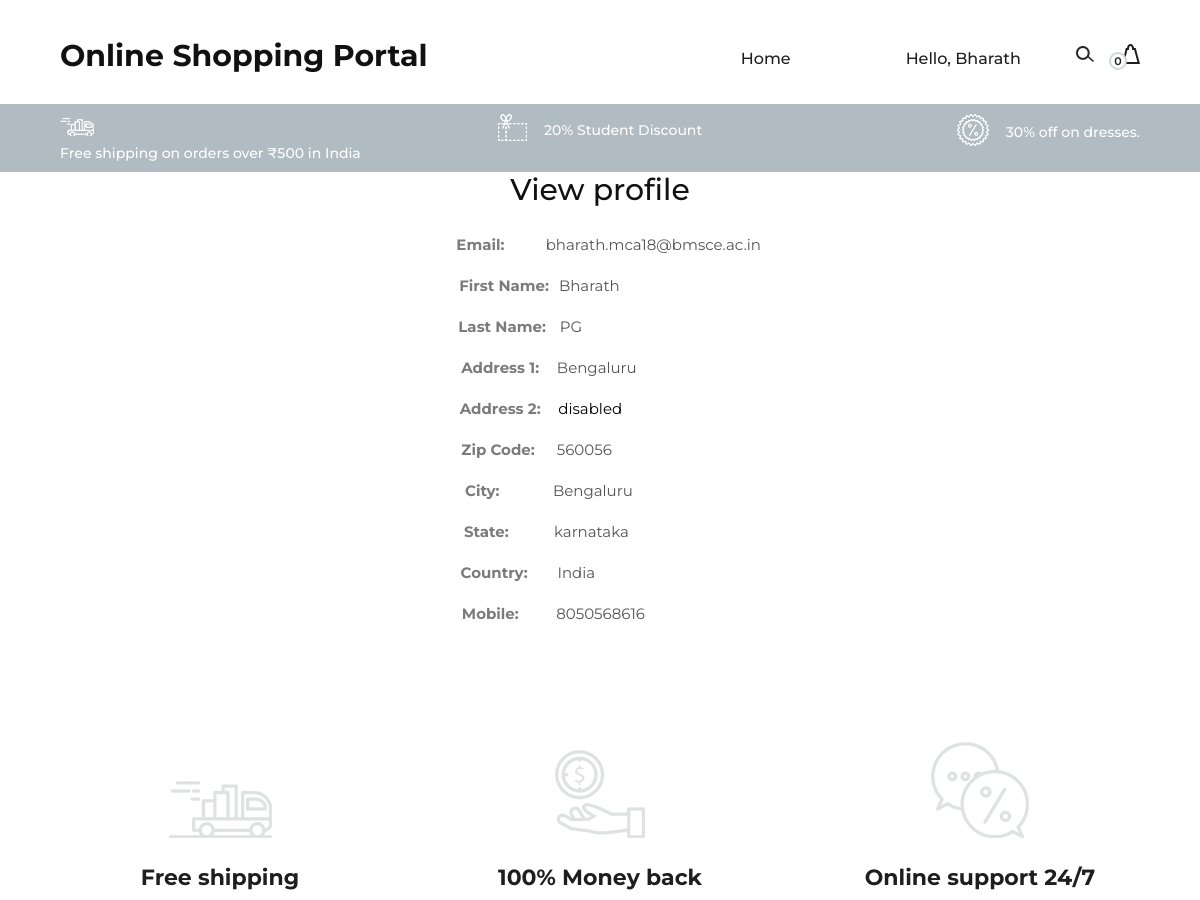
/account/profile/view (signed in, upper part), run on an earlier commit of the app's database.
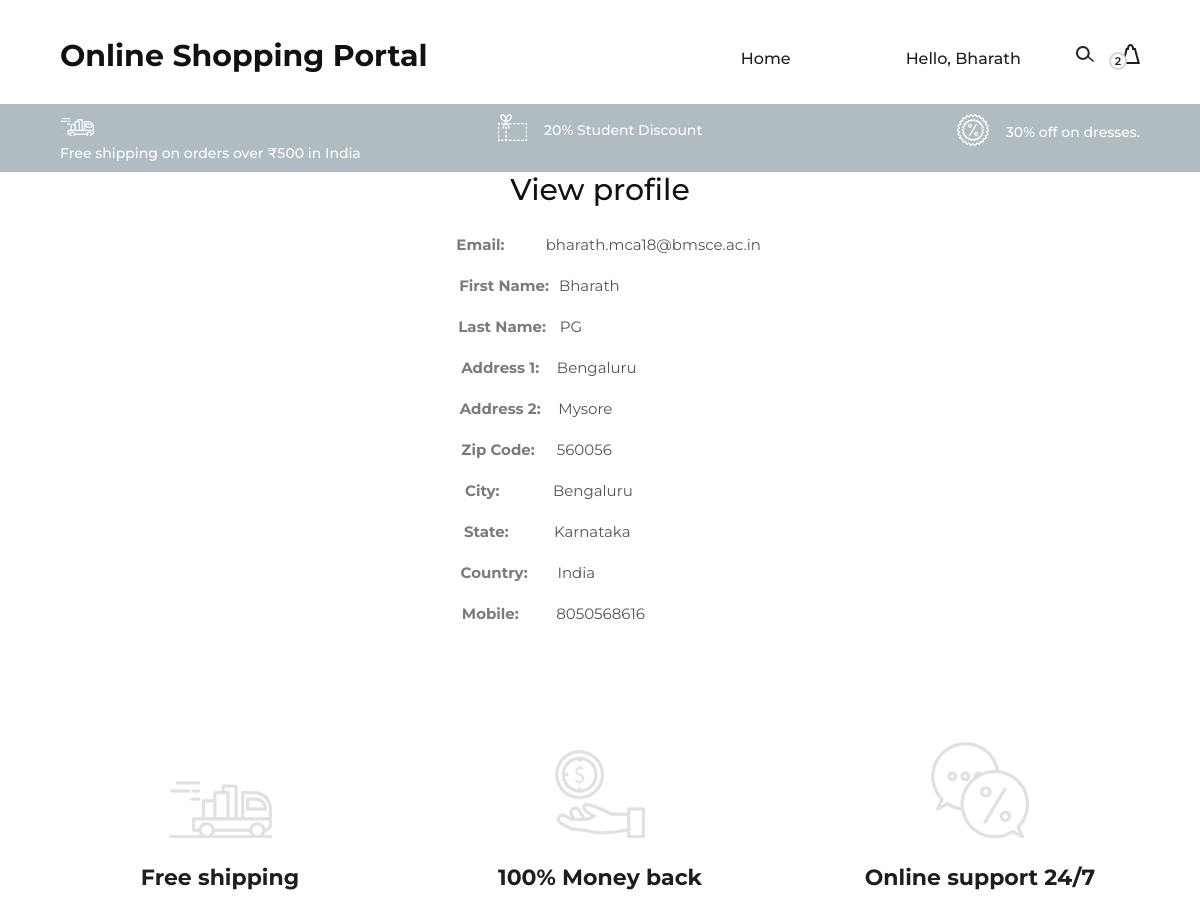
And on a later commit of the database.
### tables this page shows
CREATE TABLE users 
		(userId INTEGER PRIMARY KEY, 
		password TEXT,
		email TEXT,
		firstName TEXT,
		lastName TEXT,
		address1 TEXT,
		address2 TEXT,
		zipcode TEXT,
		city TEXT,
		state TEXT,
		country TEXT, 
		phone TEXT
		);

### main.py (the view)
@app.route("/account/profile/view")
def viewProfile():
    if 'email' not in session:
        return redirect(url_for('root'))
    loggedIn, firstName, noOfItems = getLoginDetails()
    with sqlite3.connect('database.db') as conn:
        cur = conn.cursor()
        cur.execute("SELECT userId, email, firstName, lastName, address1, address2, zipcode, city, state, country, phone FROM users WHERE email = ?", (session['email'], ))
        profileData = cur.fetchone()
    conn.close()
    return render_template("viewProfile.html", profileData=profileData, loggedIn=loggedIn, firstName=firstName, noOfItems=noOfItems)

### main.py (called while the page is built)
def getLoginDetails():
    with sqlite3.connect('database.db') as conn:
        cur = conn.cursor()
        if 'email' not in session:
            loggedIn = False
            firstName = ''
            noOfItems = 0
        else:
            loggedIn = True
            cur.execute("SELECT userId, firstName FROM users WHERE email = ?", (session['email'], ))
            userId, firstName = cur.fetchone()
            cur.execute("SELECT count(productId) FROM kart WHERE userId = ?", (userId, ))
            noOfItems = cur.fetchone()[0]
    conn.close()
    return (loggedIn, firstName, noOfItems)

### templates/viewProfile.html (shortened to what this page needs)
<!DOCTYPE HTML>
<html>
<head>
<head>
    <link rel="stylesheet" href={{ url_for('static', filename="bharath/css/bootstrap.min.css")}} type="text/css" />
    <link rel="stylesheet" href={{ url_for('static', filename="bharath/css/font-awesome.min.css")}} type="text/css" />
    <link rel="stylesheet" href={{ url_for('static', filename="bharath/css/nice-select.css")}} type="text/css"/>
    <link rel="stylesheet" href={{ url_for('static', filename="bharath/css/owl.carousel.min.css")}} type="text/css"/>
    <link rel="stylesheet" href={{ url_for('static', filename="bharath/css/magnific-popup.css")}} type="text/css"/>
    <link rel="stylesheet" href={{ url_for('static', filename="bharath/css/slicknav.min.css")}} type="text/css"/>
    <link rel="stylesheet" href={{ url_for('static', filename="bharath/css/style.css")}} type="text/css"/>
</head>
<body>
    <header class="header-section">
        <div class="container-fluid">
            <div class="inner-header">
                <div class="logo">
                    <a href="/"><h3><b>Online Shopping Portal</b></h3></a>
                </div>
                <div class="header-right">
                    <img src={{ url_for('static', filename="bharath/img/icons/search.png" )}} alt="" class="search-trigger"/>
                    <a href="/cart"><img src={{ url_for('static', filename="bharath/img/icons/bag.png" )}} alt=""/>
                        <span>{{noOfItems}}</span>
                    </a>
                </div>
                {% if not loggedIn %}
                <div class="user-access">
                    <a href="/loginForm" >Sign in</a>
                </div>
                {% else %}
                    <div>
                        <nav class="main-menu mobile-menu">
                            <ul>
                                <li><a href="">Hello, {{firstName}}</a>
                            </li>
                        </ul>
                    </nav>
                    </div>
                    {% endif %}
                <nav class="main-menu mobile-menu">
                    <ul>
                        <li><a  href="/">Home</a></li>
                    </ul>
                </nav>
            </div>
        </div>
    </header>
    <div class="header-info">
        <div class="container-fluid">
            <div class="row">
                <div class="col-md-4">
                    <div class="header-item">
                        <img src={{url_for('static', filename="bharath/img/icons/delivery.png" )}} alt=""/>
                        <p>Free shipping on orders over ₹500 in India</p>
                    </div>
                </div>
                <div class="col-md-4 text-left text-lg-center">
                    <div class="header-item">
                        <img src={{url_for('static', filename="bharath/img/icons/voucher.png")}} alt=""/>
                        <p>20% Student Discount</p>
                    </div>
                </div>
                <div class="col-md-4 text-left text-xl-right">
                    <div class="header-item">
                    <img src={{url_for('static', filename="bharath/img/icons/sales.png")}} alt=""/>
                    <p>30% off on dresses. </p>
                </div>
                </div>
            </div>
        </div>
	</div>
</body>
	<body>
<center>
<div class="display" >
	<h3>View profile</h3><br>
    <form action="/updateProfile" method="POST">
		<p><b style="padding-left: 50px;">Email:</b>&nbsp;&nbsp;&nbsp;&nbsp;&nbsp;&nbsp;&nbsp;&nbsp;&nbsp;&nbsp;<input type="email" style=" background: none; border-top-style: hidden;	border-right-style: hidden;
			border-left-style: hidden; border-bottom-style:hidden ; width: 250px; " name="email"  value={{profileData[1]}} disabled ></p>
		<p><b>First Name:</b>&nbsp;&nbsp;<input type="text"  name="firstName" style="border-top-style: hidden;	border-right-style: hidden;
			border-left-style: hidden; border-bottom-style:hidden ; background: none;" value={{profileData[2]}} disabled></p>
		<p><b>Last Name:</b> &nbsp;&nbsp;<input type="text" name="lastName" style="border-top-style: hidden;	border-right-style: hidden;
			border-left-style: hidden; border-bottom-style:hidden ; background: none;" value={{profileData[3]}} disabled></p>
		<p><b>Address 1:</b> &nbsp;&nbsp;&nbsp;<input type="text" name="address1" style="border-top-style: hidden;	border-right-style: hidden;
			border-left-style: hidden; border-bottom-style:hidden ; background: none;" value={{profileData[4]}} disabled></p>
		<p><b>Address 2:</b> &nbsp;&nbsp;&nbsp;<input type="text" name="address2" style="border-top-style: hidden;	border-right-style: hidden;
			border-left-style: hidden; border-bottom-style:hidden ; background: none;" value={{profileData[5]}} disabled></p>
		<p><b>Zip Code: </b>&nbsp;&nbsp;&nbsp;&nbsp;<input type="text" name="zipcode" style="border-top-style: hidden;	border-right-style: hidden;
			border-left-style: hidden; border-bottom-style:hidden ; background: none;" value={{profileData[6]}} disabled></p>
		<p><b>City: </b>&nbsp;&nbsp;&nbsp;&nbsp;&nbsp;&nbsp;&nbsp;&nbsp;&nbsp;&nbsp;&nbsp;&nbsp;<input type="text" style="border-top-style: hidden;	border-right-style: hidden;
			border-left-style: hidden; border-bottom-style:hidden ; background: none;" name="city" value={{profileData[7]}} disabled></p>
		<p><b>State:</b> &nbsp;&nbsp;&nbsp;&nbsp;&nbsp;&nbsp;&nbsp;&nbsp;&nbsp;&nbsp;<input type="text" name="state" style="border-top-style: hidden;	border-right-style: hidden;
			border-left-style: hidden; border-bottom-style:hidden ; background: none;" value={{profileData[8]}} disabled></p>
		<p><b>Country: </b>&nbsp;&nbsp;&nbsp;&nbsp;&nbsp;&nbsp;<input type="text" style="border-top-style: hidden;	border-right-style: hidden;
			border-left-style: hidden; border-bottom-style:hidden ; background: none;" name="country" value={{profileData[9]}} disabled></p>
		<p><b>Mobile:</b>&nbsp;&nbsp;&nbsp;&nbsp;&nbsp;&nbsp;&nbsp;&nbsp; <input type="text" style="border-top-style: hidden;	border-right-style: hidden;
			border-left-style: hidden; border-bottom-style:hidden ; background: none;" name="phone" value={{profileData[10]}} disabled></p>
	</form>
</div></center>
<section class="features-section spad">
	<div class="features-ads">
		<div class="container">
			<div class="row">
				<div class="col-lg-4">
					<div class="single-features-ads first">
						<img src={{url_for('static', filename="bharath/img/icons/f-delivery.png")}} alt="" />
						<h4>Free shipping</h4>
					</div>
				</div>
				<div class="col-lg-4">
					<div class="single-features-ads second">
						<img src={{url_for('static', filename="bharath/img/icons/coin.png" )}} alt="" />
						<h4>100% Money back </h4>
					</div>
				</div>
				<div class="col-lg-4">
					<div class="single-features-ads">
						<img src={{url_for('static', filename="bharath/img/icons/chat.png" )}} alt="" />
						<h4>Online support 24/7</h4>
					</div>
				</div>
			</div>
		</div>
	</div>
</section>
</body>
</html>

### static/bharath/css/style.css (style rules this page uses)
html, body { height: 100%; font-family: "Montserrat", sans-serif; -webkit-font-smoothing: antialiased; font-smoothing: antialiased; background: none; }
h1, h2, h3, h4, h5, h6 { margin: 0; color: #111111; font-weight: 500; font-family: "Montserrat", sans-serif; }
h3 { font-size: 30px; }
h4 { font-size: 24px; }
p { font-size: 15px; color: #7b7b7b; font-weight: 400; line-height: 1.6; font-family: "Montserrat", sans-serif; margin: 0 0 15px 0; }
img { max-width: 100%; }
ul, ol { padding: 0; margin: 0; }
.spad { padding-top: 100px; padding-bottom: 100px; }
.header-section { height: 104px; padding-top: 38px; padding-bottom: 24px; padding-left: 45px; padding-right: 45px; }
.inner-header .logo { float: left; }
.inner-header .header-right { float: right; line-height: 30px; }
.inner-header .header-right img { display: inline-block; margin-right: 20px; cursor: pointer; }
.inner-header .header-right a { display: inline-block; position: relative; }
.inner-header .header-right a img { margin-right: 0; margin-left: 4px; }
.inner-header .header-right a span { font-size: 11px; color: #1e1e1e; width: 18px; height: 18px; border: 2px solid #D0D7DB; background: #fff; display: inline-block; line-height: 15px; text-align: center; border-radius: 50%; font-weight: 600; position: absolute; left: -9px; top: 14px; }
.inner-header .main-menu { float: right; margin-right: 150px; }
.inner-header .main-menu ul li { display: inline-block; margin-left: 60px; position: relative; }
.inner-header .main-menu ul li a { color: #1e1e1e; font-size: 16px; display: inline-block; font-weight: 500; position: relative; line-height: 42px; }
.inner-header .main-menu ul li a:after { position: absolute; left: 0; bottom: 7px; width: 100%; height: 2px; background: #1e1e1e; content: ""; opacity: 0; -webkit-transform: all 0.3s; -webkit-transition: all 0.3s; transition: all 0.3s; }
.header-info { background: #B0BCC2; overflow: hidden; padding: 10px 45px; }
.header-info .header-item { overflow: hidden; }
.header-info .header-item img { display: inline-block; margin-right: 13px; }
.header-info .header-item p { display: inline-block; line-height: 1; font-size: 14px; color: #fff; font-weight: 500; margin-bottom: 0; position: relative; top: 3px; }
.features-section { padding-bottom: 0; }
.features-ads { padding-bottom: 67px; }
.features-ads .single-features-ads { text-align: center; margin-bottom: 30px; }
.features-ads .single-features-ads.first { margin-top: 39px; }
.features-ads .single-features-ads.second { margin-top: 8px; }
.features-ads .single-features-ads img { margin-bottom: 15px; }
.features-ads .single-features-ads h4 { color: #1e1e1e; font-size: 22px; font-weight: 700; line-height: 50px; }
@media only screen and (min-width: 1200px) and (max-width: 1340px) { .inner-header .main-menu { margin-right: 55px; } }

What changed in the data, as far as the page shows it:
changed users "Bharath": address2 (not shown) → "Mysore"; state "karnataka" → "Karnataka"
Also different on the page:
{{ noOfItems }}: "0" → "2"
form field address2: "disabled" → (not shown)
